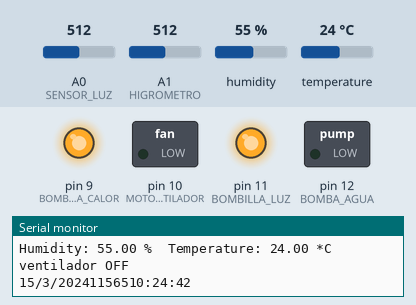
This sketch was run on a simulated Arduino Uno, built with avr-gcc and run on an emulated ATmega328P. Shown: switched loads named in the sketch (green lamp = pin HIGH), output pins drawn as LEDs (lit = HIGH), the last lines printed to the serial monitor. The inputs (shaded band) are chosen by the test bench; at power-on: temperature 24 °C, A1 (HIGROMETRO) = 512, A0 (SENSOR_LUZ) = 512, humidity 55 %. The local clock reads 2024-03-15 10:24:30 at power-on unless the sketch sets it.

Above: at 12.9 s.
13.0 s: temperature set to 26 °C
22.1 s: temperature set to 29 °C
At 25.6 s:
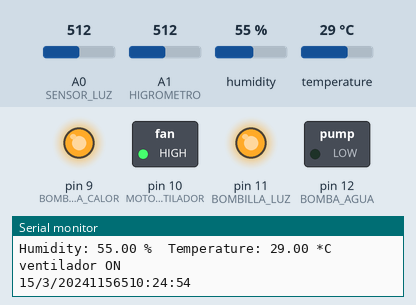
31.2 s: A1 (HIGROMETRO) set to 599
40.3 s: A1 (HIGROMETRO) set to 623
At 43.4 s:
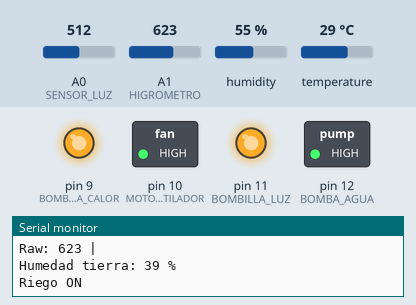
49.4 s: A0 (SENSOR_LUZ) set to 209
58.5 s: A0 (SENSOR_LUZ) set to 186
At 67.0 s:
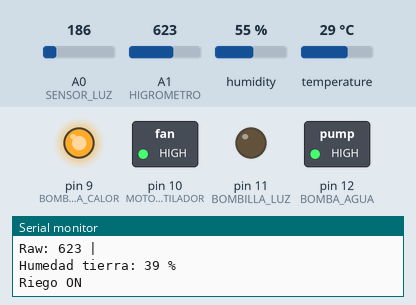
Timing chart, 0 to 68.5 s (numbered marks = the images above; inputs shaded):
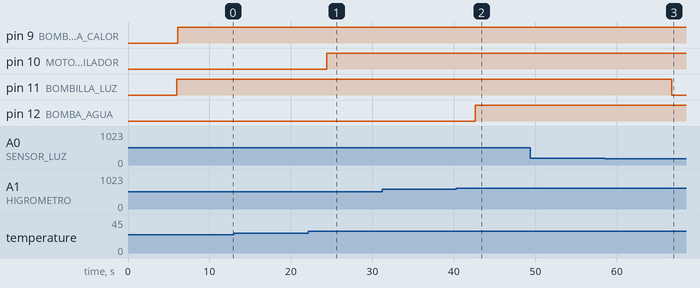

Measured:
- the behaviour switches between 27 and 28 °C on temperature (found by bisection; images 0 and 1)
- the behaviour switches between 613 and 614 on A1 (HIGROMETRO) (found by bisection; images 1 and 2)
- the behaviour switches between 200 and 199 on A0 (SENSOR_LUZ) (found by bisection; images 2 and 3)
- after the input at 22.1 s, pin 10 (MOTOR_VENTILADOR): LOW → HIGH after 2.3 s
- after the input at 40.3 s, pin 12 (BOMBA_AGUA): LOW → HIGH after 2.3 s
- after the input at 58.5 s, pin 11 (BOMBILLA_LUZ): HIGH → LOW after 8.2 s

The sketch:

invernadero_0.3.ino
```cpp
//Librerias================================================================================================
#include <Wire.h>
#include "RTClib.h"  //Reloj
RTC_DS3231 rtc;

#include "DHT.h"  //Sensor temperatura ambiente
#define DHTTYPE DHT11


//Definición de parametros de configuración y variables del entorno del invernadero========================

//FRECUENCIAS DE MUESTREO
//Frecuencia de muestreo de temperatura ambiente (sg)
const float Frec_Temperatura_Ambiente=10000;
//Frecuencia de muestreo de la humedad de la tierra (sg)
const float Frec_Humedad_Tierra=10000;
//Frecuencia de muestreo de la luz ambiente (sg)
const float Frec_Luz=10000;

//UMBRALES
//Umbrales temperatura ambiente en grados ºC
const float Tmprtr_Ambiente_Min=20.0;
const float Tmprtr_Ambiente_Max=27.0;
//Umbrales Humedad de la tierrra en %
const int Humedad_Tierra_Min=40;
const int Humedad_Tierra_Max=80;
//Umbrales Luz ambiente
const int Luz_Ambiente_Min=200;

//PERIODOS HORARIOS
//Momento de comienzo del día para el intervalo diurno
const int Inicio_Intervalo_Diurno_Horas=8;
const int Inicio_Intervalo_Diurno_Minutos=0;
//Momento de finalización del día para el intervalo diurno
const int Fin_Intervalo_Diurno_Horas=20;
const int Fin_Intervalo_Diurno_Minutos=0;

//Pines de conexión a Arduino
const int BOMBA_AGUA = 12 ;
const int MOTOR_VENTILADOR = 10 ;

const int TEMP_HUM_AMBIENTE = 5; //DHT11
const int SENSOR_LUZ = A0; // fotoresistor
const int HIGROMETRO = A1; // sensor humedad tierra
const int BOMBILLA_LUZ = 11;
const int BOMBILLA_CALOR = 9;
DHT dht(TEMP_HUM_AMBIENTE, DHTTYPE);


//Gestion del sensor de Humedad, mapeo a %
//obtenemos un 1023 con el higrometro entre arroz o en el aire
//obtenemos 175 con el higrómetro sumergido en agua
//obtenemos 266 con el higrómetro estabilizado sumergido en tierra húmeda
int dryValue = 1023;
int wetValue = 0;
//int dryValue = 340;
//int wetValue = 200;
int friendlyDryValue = 0;
int friendlyWetValue = 100;


//Inicialización de variables de lectura de los sensores:
float Tmprtr_Ambiente=0;
int Humedad_Tierra=0;
int Luz_Ambiente=0;

//Funcion de iniciacion de variables=======================================================================
void setup() {
  // put your setup code here, to run once:
  Serial.begin(9600);
  //Activacion puertos Arduino
     //ACTUADORES
   pinMode(MOTOR_VENTILADOR,  OUTPUT) ;
   pinMode(BOMBA_AGUA,  OUTPUT) ;
   pinMode(BOMBILLA_CALOR,  OUTPUT) ;
   pinMode(BOMBILLA_LUZ,  OUTPUT) ;
     //SENSORES
   pinMode(SENSOR_LUZ, INPUT);
   pinMode(TEMP_HUM_AMBIENTE, INPUT);
   pinMode(HIGROMETRO, INPUT);


   dht.begin(); //sensor temperatura


   //Ajuste de reloj
   if (!rtc.begin()) {
      Serial.println(F("Couldn't find RTC"));
      while (1);
   }

   if (rtc.lostPower()) {
      rtc.adjust(DateTime(F(__DATE__), F(__TIME__)));
   }


}

//FUNCIONES DE LECTURA DE SENSORES========================================================================
//Función lectura de luz
int leer_sensor_luz(){

  Luz_Ambiente = analogRead(SENSOR_LUZ);
  Serial.print("Valor fotorresistor: ");  //observaciones: mucha luz cuando "Luz_Ambiente" >
  Serial.print(Luz_Ambiente);
  Serial.println(" ");
  return Luz_Ambiente;

}

//Función lectura de humedad
int leer_humedad(){
  int rawValue = analogRead(HIGROMETRO);
  Serial.print("Raw: ");
  Serial.print(rawValue);
  Serial.println(" | ");

  Humedad_Tierra = map(rawValue, dryValue, wetValue, friendlyDryValue, friendlyWetValue);

  Serial.print("Humedad tierra: ");
  Serial.print(Humedad_Tierra);
  Serial.println(" %");
  return Humedad_Tierra;
}


//Función lectura de temperatura
float leer_temperatura(){
  //meter el código para leer el sensor de temperatura ambiente

   // Reading temperature or humidity takes about 250 milliseconds!
   float h = dht.readHumidity();
   float t = dht.readTemperature();

   if (isnan(h) || isnan(t)) {
      Serial.println("Failed to read from DHT sensor!");
      return;
   }


   Serial.print("Humidity: ");
   Serial.print(h);
   Serial.print(" %\t");
   Serial.print("Temperature: ");
   Serial.print(t);
   Serial.print(" *C ");
   Serial.println("");


  return t;
}


//FUNCIONES PARA LOS ACTUADORES=============================================================================
//Función para encender el ventilador
void encender_ventilador(){

        digitalWrite(MOTOR_VENTILADOR, HIGH);
         Serial.println ("ventilador ON");
        //Dejamos el ventilador encendido

}

//Función para apagar el ventilador
void apagar_ventilador(){

        digitalWrite(MOTOR_VENTILADOR, LOW);
         Serial.println ("ventilador OFF");

}

//Función para encender la bombilla infrarrojos
void encencer_bombilla_calentadora(){

  digitalWrite(BOMBILLA_CALOR, LOW); //Enciendo la bombilla para calentar
}
//Función para apagar la bombilla infrarrojos
void apagar_bombilla_calentadora(){

  digitalWrite(BOMBILLA_CALOR, HIGH); //Apagado de la bombilla para calentar
}

//Función para activar el riego
void activar_riego(){

        digitalWrite(BOMBA_AGUA, HIGH);
        Serial.println("Riego ON");
        delay(6000); //¿hasta que suba la humedad?

}
void apagar_riego(){

        digitalWrite(BOMBA_AGUA, LOW);
        Serial.println("Riego OFF");

}

//Función para activar/desactivar la luz ambiente
void dar_luz(){
  //meter el código de activación de la bombilla lumínica
     digitalWrite(BOMBILLA_LUZ, LOW);
}
void apagar_luz(){
   //meter el código de apagar la bombilla lumínica
   digitalWrite(BOMBILLA_LUZ, HIGH);
}


//FUNCIONES PARA EL TRATAMIENTO DE LOS VALORES DE LOS SENSORES============================================
//Función para tratar la temperatura
void tratar_temperatura(float Tmprtr_Ambiente) {

  if (Tmprtr_Ambiente > Tmprtr_Ambiente_Max) {
    //Activamos el ventilador
    encender_ventilador();
  }
  else apagar_ventilador();

  if (Tmprtr_Ambiente < Tmprtr_Ambiente_Min) {
    //Activamos la bombilla infrarrojos para calentar
    encencer_bombilla_calentadora();
  }
  else apagar_bombilla_calentadora();
}

//Función para tratar la humedad
void tratar_humedad(int Humedad_Tierra) {

  if (Humedad_Tierra < Humedad_Tierra_Min) {
    //Activamos el riego
        activar_riego();
  }
  //¿Vamos a hacer algo si está muy húmeda?
  else apagar_riego();

}

//Función para tratar la luminosidad
void tratar_luz(int Luz_Ambiente, DateTime hora) {

  if (Luz_Ambiente < Luz_Ambiente_Min) {
    //Encender bombilla luz sólo si hay poca luz y estoy dentro de la franja horaria de LUZ
    //Ver definicion de PERIODOS HORARIOS

   float hours = hora.hour()*60 + hora.minute();
   float minutosInicio = Inicio_Intervalo_Diurno_Horas*60 + Inicio_Intervalo_Diurno_Minutos;
   float minutosFinal = Fin_Intervalo_Diurno_Horas*60 + Fin_Intervalo_Diurno_Minutos;
   //Si nos encontramos dentro del periodo en el que debiera haber luz y no la hay, enciendo la bombilla luz
   if ((hours >  minutosInicio) && (hours < minutosFinal))
   {
        dar_luz();
        Serial.println("luz ON");
   }
   else {
    apagar_luz();
    Serial.println("luz OFF");
   }
  }
  else  {
    apagar_luz();
    Serial.println("luz OFF");
   }

}


void printDate(DateTime date)
{
   Serial.print(date.day(), DEC);
   Serial.print('/');
   Serial.print(date.month(), DEC);
   Serial.print('/');
   Serial.print(date.year(), DEC);
   Serial.print('--');
   Serial.print(date.hour(), DEC);
   Serial.print(':');
   Serial.print(date.minute(), DEC);
   Serial.print(':');
   Serial.print(date.second(), DEC);
   Serial.println();
}

//BUCLE PRINCIPAL ==================================================================================
void loop() {
  // Mejora propuesta: leer cuando nos indiquen los temporizadores definidos en el apartado "FRECUENCIAS DE MUESTREO"

    //creo una variable llamada "now" que me da la hora actual que lee del reloj
    // me servirá para saber si estoy en periodo horario nocturno o diurno y saber si tengo que iluminar si hay poca luz (y es de día)
   DateTime now = rtc.now();
   printDate(now);

   delay(6000);

int Luz_Ambiente=leer_sensor_luz();
  tratar_luz(Luz_Ambiente, now);

int Humedad_Tierra=leer_humedad();
  tratar_humedad(Humedad_Tierra);

float Tmprtr_Ambiente=leer_temperatura();
  tratar_temperatura(Tmprtr_Ambiente);


}
```
